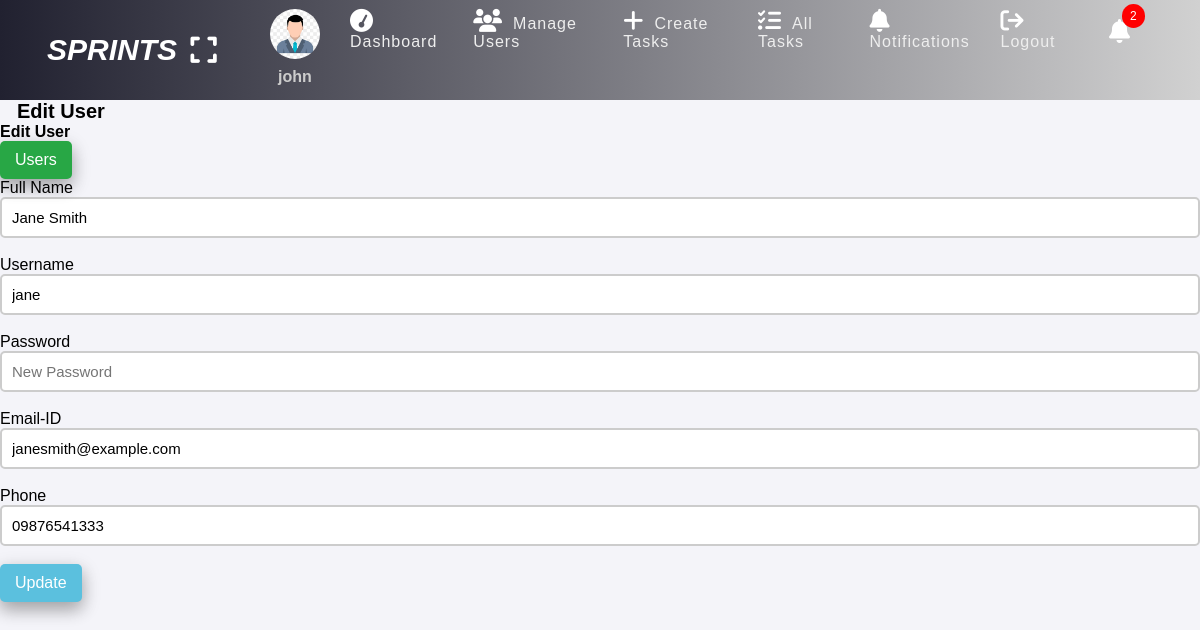
Screenshot of /edit-user.php?user_id=2 (signed in) with the database file from the repository.
### tables this page shows
CREATE TABLE `users` (
  `user_id` int(11) NOT NULL,
  `full_name` varchar(60) NOT NULL,
  `username` varchar(60) NOT NULL,
  `email_id` varchar(60) NOT NULL,
  `phone` varchar(15) NOT NULL,
  `password` varchar(255) NOT NULL,
  `role` enum('admin','employee') NOT NULL,
  `created_at` timestamp NOT NULL DEFAULT current_timestamp()
);

### edit-user.php (the view, shortened to what this page needs)
<?php
if (isset($_SESSION['role']) && isset($_SESSION['id'])) {
    if (isset($_GET['user_id'])) {
        $user_id = $_GET['user_id'];
        include "SQL_Connection.php";
        $sql = "SELECT * FROM users WHERE user_id = ?";
        $stmt = $conn->prepare($sql);
        $stmt->execute([$user_id]);
        $user = $stmt->fetch();
    } else {
        $errormessage = "User ID is missing!";
        header("Location: user.php?error=" . urlencode($errormessage));
        exit();
    }
?>
<!DOCTYPE html>
<html>
<head>
    <link rel="stylesheet" href="https://cdnjs.cloudflare.com/ajax/libs/font-awesome/6.7.2/css/all.min.css">
    <link rel="stylesheet" href="styles.css">
</head>
<body>
    <?php include "header.php" ?>
    <h2 class="u-name">Edit User</h2>
    <div class="body">
        <section>
            <h4 class="title">Edit User</h4>
            <a href="user.php" class="addbtn">Users</a>
            <form class="form-1" method="POST" action="edit_update_user.php">
                <div class="input-holder">
                    <label>Full Name</label>
                    <input type="text" name="full_name" class="input-login" value="<?php echo $user['full_name']; ?>" placeholder="Full Name"><br>
                </div>
                <div class="input-holder">
                    <label>Username</label>
                    <input type="text" name="user_name" class="input-login" value="<?php echo $user['username']; ?>" placeholder="Username"><br>
                </div>
                <div class="input-holder">
                    <label>Password</label>
                    <input type="password" name="password" class="input-login" placeholder="New Password"><br>
                </div>
                <div class="input-holder">
                    <label>Email-ID</label>
                    <input type="email" name="email_id" class="input-login" value="<?php echo $user['email_id']; ?>" placeholder="abc@example.com"><br>
                </div>
                <div class="input-holder">
                    <label>Phone</label>
                    <input type="text" name="phone" class="input-login" value="<?php echo $user['phone']; ?>" placeholder="+1 234 567 8900"><br>
                </div>
                <button class="edit-btn">Update</button>
            </form>
        </section>
    </div>
</body>
</html>
<?php
} else {
    $errormessage = "We require you to Login to use this system!";
    header("Location: login.php?error=" . urlencode($errormessage));
    exit();
}
?>

### styles.css (style rules this page uses)
* { padding: 0; margin: 0; box-sizing: border-box; font-family: arial, sans-serif; }
.u-name { font-size: 20px; padding-left: 17px; }
.edit-btn { text-decoration: none; display: inline-block; padding-left: 10px; border: none; background: #5bc0de; padding: 10px 15px; color: #fff; font-size: 16px; border-radius: 5px; cursor: pointer; outline: none; transition: background 1s; box-shadow: 0 8px 16px 0 rgba(0, 0, 0, 0.2), 0 6px 20px 0 rgba(0, 0, 0, 0.19); }
.addbtn { display: inline-block; padding: 10px 15px; background: #28a745; color: #fff; font-size: 16px; cursor: pointer; border-radius: 5px; text-decoration: none; transition: background 0.3s ease, opacity 0.3s ease; box-shadow: 0 8px 16px rgba(0, 0, 0, 0.2), 0 6px 20px rgba(0, 0, 0, 0.19); }
.input-login { border: 2px solid #ccc; width: 100%; padding: 10px; font-size: 15px; outline: none; border-radius: 5px; display: block; }
html body { height: 100% !important; margin: 0; padding: 0; font-family: Arial, sans-serif; }
body { background-color: #f4f4f9; }
body { animation: fadeIn 1s ease-out; }

### rows the page displays
users: full_name "Jane Smith", user_name "jane", email_id "janesmith@example.com", phone "09876541333"

### other values shown
$_SESSION['username'] "john"
$notificationCount "2"
